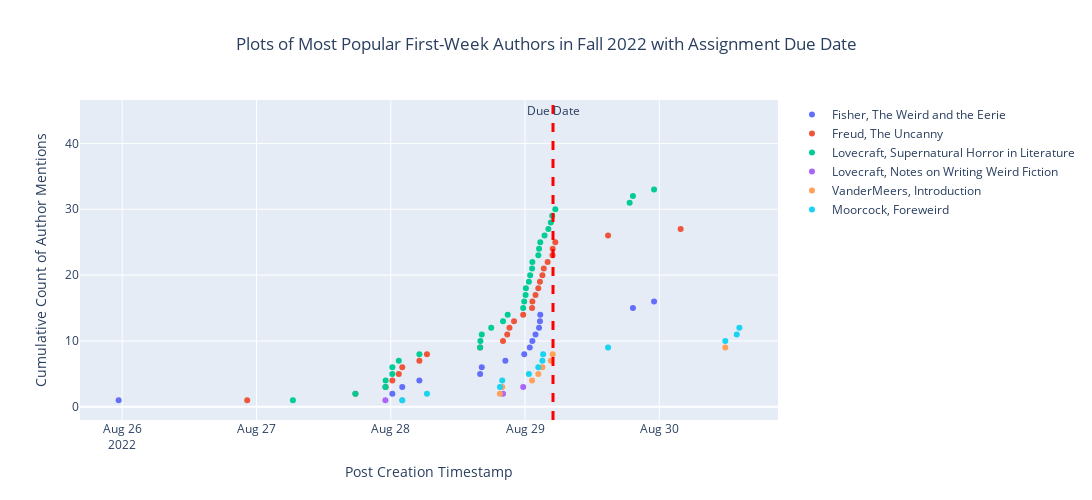

Write notebook code for a chart like this one.
### Code cell
start_time = pd.Timestamp('2022-08-24 00:00:00').tz_localize('UTC')
end_time = pd.Timestamp('2022-09-01 23:59:59').tz_localize('UTC')
due_date = "2022-08-29T04:59:59Z"

# Filter the DataFrame for the desired time frame
fig = go.Figure()

filtered_data_by_time_frame = plotly_df[(plotly_df['created_at'] >= start_time) & (plotly_df['created_at'] <= end_time)]

for author_mention in filtered_data_by_time_frame['author_mentions'].unique():
    data = filtered_data_by_time_frame[filtered_data_by_time_frame['author_mentions'] == author_mention]
    author_name = author_mapping.get(author_mention, str(author_mention))
    fig.add_trace(go.Scatter(
        x=data['created_at'],
        y=data['cumulative_count'],
        name=author_name,
        mode='markers',
    ))

fig.update_layout(
    title_text='Plots of Most Popular First-Week Authors in Fall 2022 with Assignment Due Date',
    title_x=0.5,
    width=1400,
    height=500,
    yaxis=dict(title='Number of Mentions')
)

fig.add_vline(x=due_date, line_width=3, line_dash="dash", line_color="red")
fig.add_annotation(x=due_date, y=45, text="Due Date", showarrow=False, arrowhead=1)

# Set the x-axis and y-axis labels
fig.update_xaxes(title_text='Post Creation Timestamp')
fig.update_yaxes(title_text='Cumulative Count of Author Mentions')

# Show the plot
fig.show()

### Figure 1 — Plotly figure (JSON) as saved in the notebook; plotly's stock layout.template omitted (floating-point values rounded to 4 significant figures)
{"data": [{"mode": "markers", "name": "Fisher, The Weird and the Eerie", "type": "scatter", "x": ["2022-08-25T23:21:51+00:00", "2022-08-28T00:17:09+00:00", "2022-08-28T02:03:16+00:00", "2022-08-28T05:07:00+00:00", "2022-08-28T15:58:24+00:00", "2022-08-28T16:16:01+00:00", "2022-08-28T20:29:12+00:00", "2022-08-28T23:51:24+00:00", "2022-08-29T00:50:51+00:00", "2022-08-29T01:18:47+00:00", "2022-08-29T01:52:21+00:00", "2022-08-29T02:30:21+00:00", "2022-08-29T02:39:56+00:00", "2022-08-29T02:43:26+00:00", "2022-08-29T19:17:11+00:00", "2022-08-29T23:03:32+00:00"], "y": [1, 2, 3, 4, 5, 6, 7, 8, 9, 10, 11, 12, 13, 14, 15, 16]}, {"mode": "markers", "name": "Freud, The Uncanny", "type": "scatter", "x": ["2022-08-26T22:20:34+00:00", "2022-08-27T17:41:03+00:00", "2022-08-27T23:04:58+00:00", "2022-08-28T00:17:09+00:00", "2022-08-28T01:26:16+00:00", "2022-08-28T02:03:16+00:00", "2022-08-28T05:07:00+00:00", "2022-08-28T06:28:04+00:00", "2022-08-28T15:58:24+00:00", "2022-08-28T20:03:45+00:00", "2022-08-28T20:48:54+00:00", "2022-08-28T21:13:08+00:00", "2022-08-28T22:01:54+00:00", "2022-08-28T23:40:03+00:00", "2022-08-29T01:15:32+00:00", "2022-08-29T01:18:56+00:00", "2022-08-29T01:52:21+00:00", "2022-08-29T02:22:06+00:00", "2022-08-29T02:39:56+00:00", "2022-08-29T03:06:17+00:00", "2022-08-29T03:21:09+00:00", "2022-08-29T04:02:26+00:00", "2022-08-29T04:54:40+00:00", "2022-08-29T04:56:40+00:00", "2022-08-29T05:24:50+00:00", "2022-08-29T14:50:20+00:00", "2022-08-30T03:48:43+00:00"], "y": [1, 2, 3, 4, 5, 6, 7, 8, 9, 10, 11, 12, 13, 14, 15, 16, 17, 18, 19, 20, 21, 22, 23, 24, 25, 26, 27]}, {"mode": "markers", "name": "Lovecraft, Supernatural Horror in Literature", "type": "scatter", "x": ["2022-08-27T06:30:33+00:00", "2022-08-27T17:41:03+00:00", "2022-08-27T23:02:16+00:00", "2022-08-27T23:04:58+00:00", "2022-08-28T00:16:36+00:00", "2022-08-28T00:17:09+00:00", "2022-08-28T01:26:16+00:00", "2022-08-28T05:07:00+00:00", "2022-08-28T15:58:24+00:00", "2022-08-28T16:01:21+00:00", "2022-08-28T16:16:01+00:00", "2022-08-28T17:57:11+00:00", "2022-08-28T20:03:45+00:00", "2022-08-28T20:54:08+00:00", "2022-08-28T23:40:03+00:00", "2022-08-28T23:51:24+00:00", "2022-08-29T00:05:39+00:00", "2022-08-29T00:09:01+00:00", "2022-08-29T00:41:24+00:00", "2022-08-29T00:54:46+00:00", "2022-08-29T01:15:32+00:00", "2022-08-29T01:18:47+00:00", "2022-08-29T02:22:31+00:00", "2022-08-29T02:30:21+00:00", "2022-08-29T02:43:26+00:00", "2022-08-29T03:29:09+00:00", "2022-08-29T04:10:15+00:00", "2022-08-29T04:36:26+00:00", "2022-08-29T04:51:21+00:00", "2022-08-29T05:24:50+00:00", "2022-08-29T18:41:49+00:00", "2022-08-29T19:17:11+00:00", "2022-08-29T23:03:32+00:00"], "y": [1, 2, 3, 4, 5, 6, 7, 8, 9, 10, 11, 12, 13, 14, 15, 16, 17, 18, 19, 20, 21, 22, 23, 24, 25, 26, 27, 28, 29, 30, 31, 32, 33]}, {"mode": "markers", "name": "Lovecraft, Notes on Writing Weird Fiction", "type": "scatter", "x": ["2022-08-27T23:02:16+00:00", "2022-08-28T20:03:45+00:00", "2022-08-28T23:40:03+00:00"], "y": [1, 2, 3]}, {"mode": "markers", "name": "VanderMeers, Introduction", "type": "scatter", "x": ["2022-08-28T02:03:16+00:00", "2022-08-28T19:30:50+00:00", "2022-08-28T19:55:18+00:00", "2022-08-29T01:15:32+00:00", "2022-08-29T02:22:31+00:00", "2022-08-29T03:06:17+00:00", "2022-08-29T04:36:26+00:00", "2022-08-29T04:56:40+00:00", "2022-08-30T11:47:43+00:00"], "y": [1, 2, 3, 4, 5, 6, 7, 8, 9]}, {"mode": "markers", "name": "Moorcock, Foreweird", "type": "scatter", "x": ["2022-08-28T02:03:16+00:00", "2022-08-28T06:28:04+00:00", "2022-08-28T19:30:50+00:00", "2022-08-28T19:55:18+00:00", "2022-08-29T00:41:24+00:00", "2022-08-29T02:22:31+00:00", "2022-08-29T03:06:17+00:00", "2022-08-29T03:14:04+00:00", "2022-08-29T14:50:20+00:00", "2022-08-30T11:47:43+00:00", "2022-08-30T13:50:33+00:00", "2022-08-30T14:18:20+00:00"], "y": [1, 2, 3, 4, 5, 6, 7, 8, 9, 10, 11, 12]}], "layout": {"annotations": [{"arrowhead": 1, "showarrow": false, "text": "Due Date", "x": "2022-08-29T04:59:59Z", "y": 45}], "height": 500, "shapes": [{"line": {"color": "red", "dash": "dash", "width": 3}, "type": "line", "x0": "2022-08-29T04:59:59Z", "x1": "2022-08-29T04:59:59Z", "xref": "x", "y0": 0, "y1": 1, "yref": "y domain"}], "title": {"text": "Plots of Most Popular First-Week Authors in Fall 2022 with Assignment Due Date", "x": 0.5}, "width": 1400, "xaxis": {"title": {"text": "Post Creation Timestamp"}}, "yaxis": {"title": {"text": "Cumulative Count of Author Mentions"}}}}
